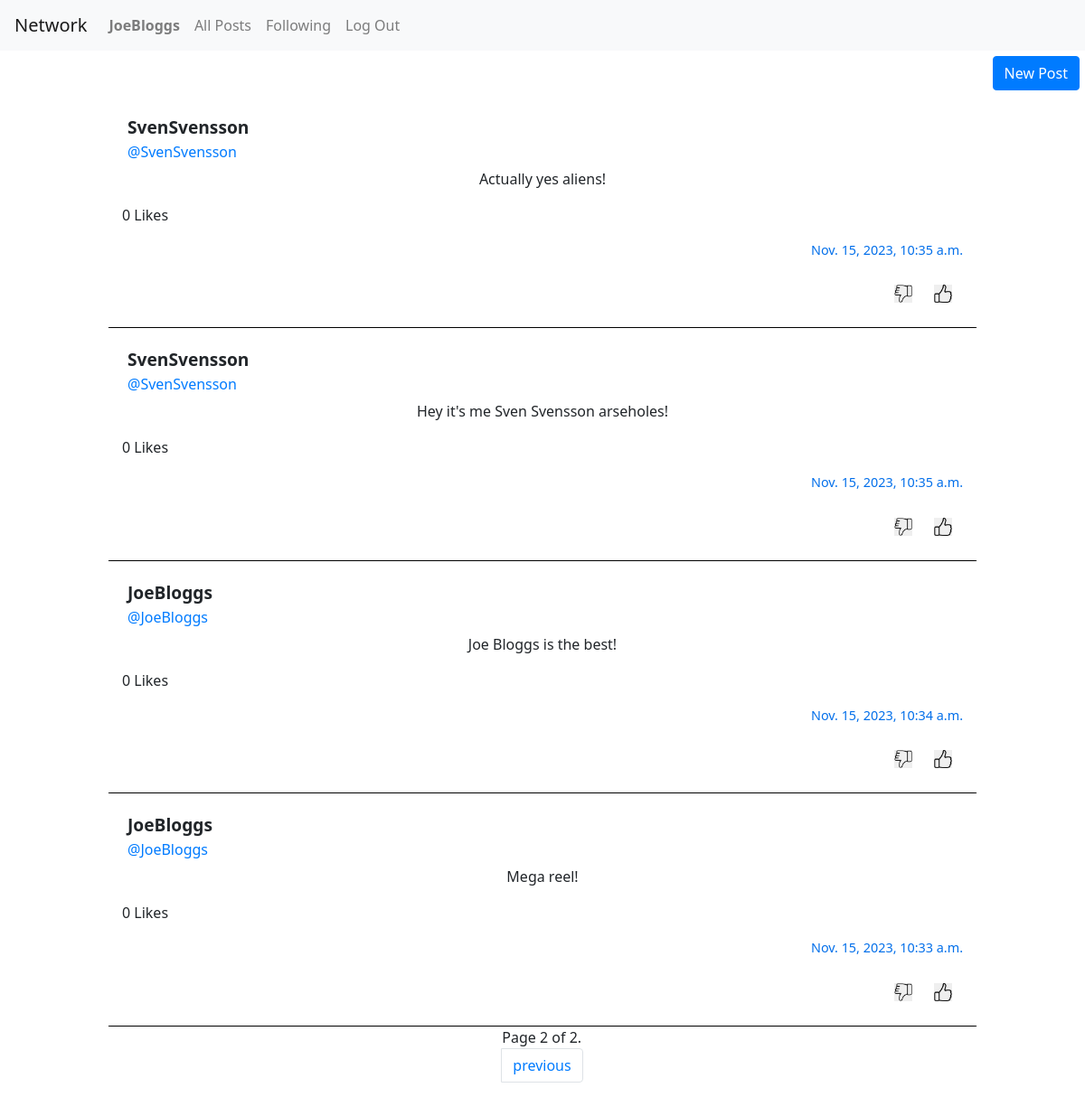
The page /?page=2 (signed in) on the database as committed earlier.
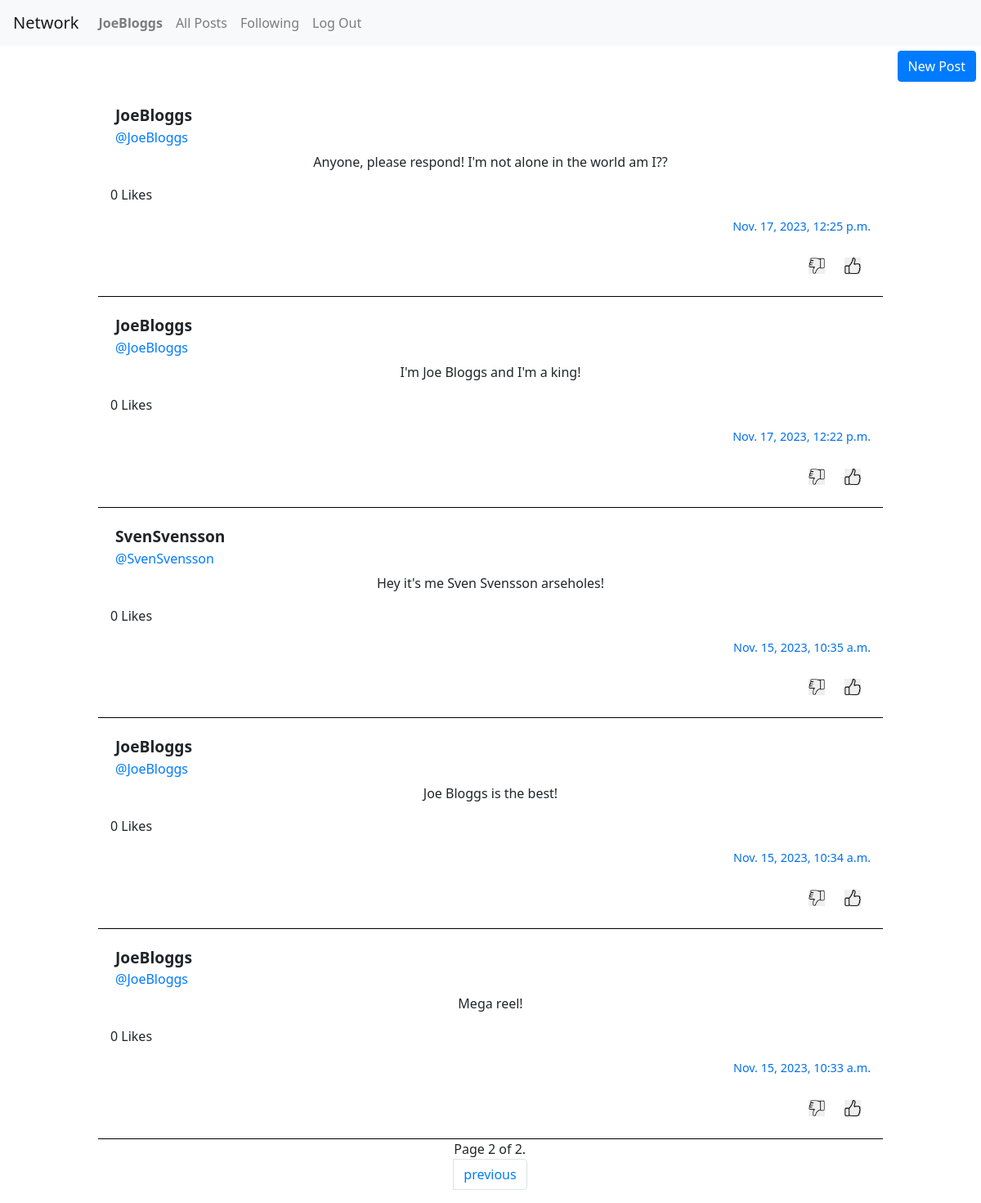
The same page on the database as committed later.
### network/models.py (models this page shows)
class Post(models.Model):
    user = models.ForeignKey("User", on_delete=models.CASCADE, related_name="posts")
    body = models.TextField(blank=True)
    timestamp = models.DateTimeField(auto_now_add=True)
    likes = models.ManyToManyField("User", blank=True, related_name="liked_posts")

class User(AbstractUser):
    following = models.ManyToManyField("self", symmetrical=False, blank=True,related_name="followers")

### network/views.py (the view)
# urls.py: path("", views.index, name="index"),
def index(request):
        if request.user.is_authenticated:
            current_user = request.user
            current_user_likes = Post.objects.filter(likes = current_user)
            posts = Post.objects.all().order_by('-timestamp')
            paginator = Paginator(posts, 10) # 10 posts per page
            page_number = request.GET.get('page')
            page_obj = paginator.get_page(page_number)
            return render(request, "network/index.html", {
                "page_obj": page_obj,
                "current_user": current_user,
                "current_user_likes": current_user_likes
            })
        else:
            return render(request, "network/index.html")

### network/templates/network/index.html (shortened to what this page needs)
{% extends "network/layout.html" %}
{% load static %}
{% block body %}
   {% if user.is_authenticated %}
   <div class="button-container" id="new-post">
    <button type="button" class="btn btn-primary" id="new-post-button">New Post</button>
   </div>
    {% endif %}
    {% for post in page_obj %}
        <div id="{{ post.id }}" class="post-container">
            <div class="post-header">
                <div class="user-header">
                    <strong class="post-username">{{ post.user }}</strong>
                <a class="nav-link active user-profile" href="/profile/{{ post.user }}">@{{ post.user }}</a>
                </div>
            </div>
            <p id="post-body" class="post-body">{{ post.body }}
            </p>
            <p id="post-likes" class="post-likes">{{ post.likes.count }} Likes</p>
            <p class="post-timestamp">{{ post.timestamp }}</p>
            <div class="button-container">
                <div class="individual-button">
                    <button class="unlike-post-button">
                        <img class="icon" src="{% static 'network/unlike.png' %}">
                    </button>
                </div>
                <div class="individual-button">
                    <button type="button" class="like-post-button">
                        <img class="icon" src="{% static 'network/like.png' %}">
                    </button>
                </div>
             </div>
        </div>
    {% endfor %}
    <ul class="pagination">
        <span class="current">
            Page {{ page_obj.number }} of {{ page_obj.paginator.num_pages }}.
        </span>
            {% if page_obj.has_previous %}
            <li class="page-item">
                <a class="page-link" href="?page={{ page_obj.previous_page_number }}">previous</a>
            </li>
            {% endif %}
    </ul>
{% endblock %}

Rows that differ between the two databases and show on the page:
no longer on this page (row edited): Post: user "SvenSvensson", body "Actually yes aliens!", likes.count "0", timestamp "Nov. 15, 2023, 10:35 a.m."
now on this page (row edited): Post: user "JoeBloggs", body "Anyone, please respond! I'm not alone in the world am I??", likes.count "0", timestamp "Nov. 17, 2023, 12:25 p.m."
now on this page (row edited): Post: user "JoeBloggs", body "I'm Joe Bloggs and I'm a king!", likes.count "0", timestamp "Nov. 17, 2023, 12:22 p.m."
